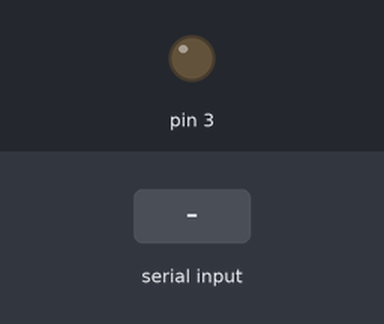
The sketch below on a simulated Arduino Uno, built with avr-gcc and run on an emulated ATmega328P. Shown: output pins drawn as LEDs (lit = HIGH). Inputs (shaded band) come from the test bench.

Above: at 1.2 s.
1.3 s: byte 30 received over Serial
At 1.8 s:
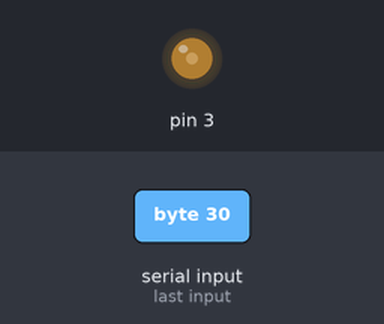
2.8 s: byte 90 received over Serial
At 4.0 s:
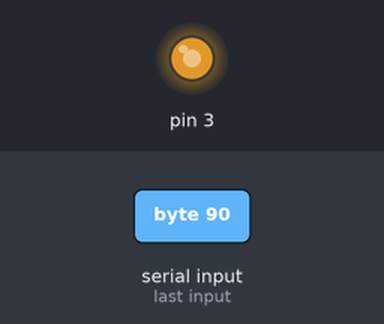
4.3 s: byte 120 received over Serial
At 5.2 s:
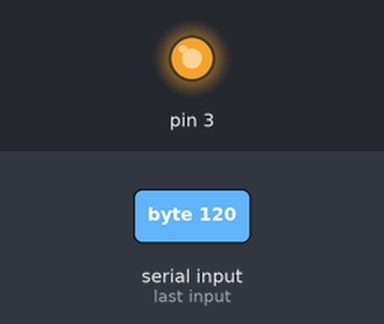
Timing chart, 0 to 7.3 s (numbered marks = the images above; inputs shaded):
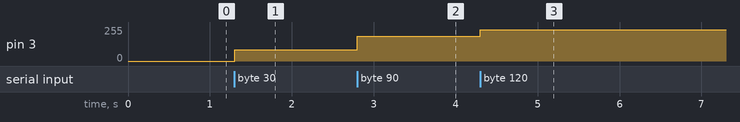

The sketch:

hand.ino
```cpp
char l;
//char il = ['a','b','c','d','e','f','g','h','i','j','k','l','m','n','o','p','q','r','s','t','u','v','w','x','y','z'];
int pwm_val;
void setup() {
  // put your setup code here, to run once:
  Serial.begin(9600);

}

void loop() {
  // put your main code here, to run repeatedly:
  if(Serial.available()>0){
    l = Serial.read();

    pwm_val = map(l,97,122,0,255);
    analogWrite(3,pwm_val);


  }

}
```

Measured:
- after the input at 1.3 s, pin 3: 0/255 → 85/255 at once
- after the input at 2.8 s, pin 3: 85/255 → 185/255 at once
- after the input at 4.3 s, pin 3: 185/255 → 234/255 at once
